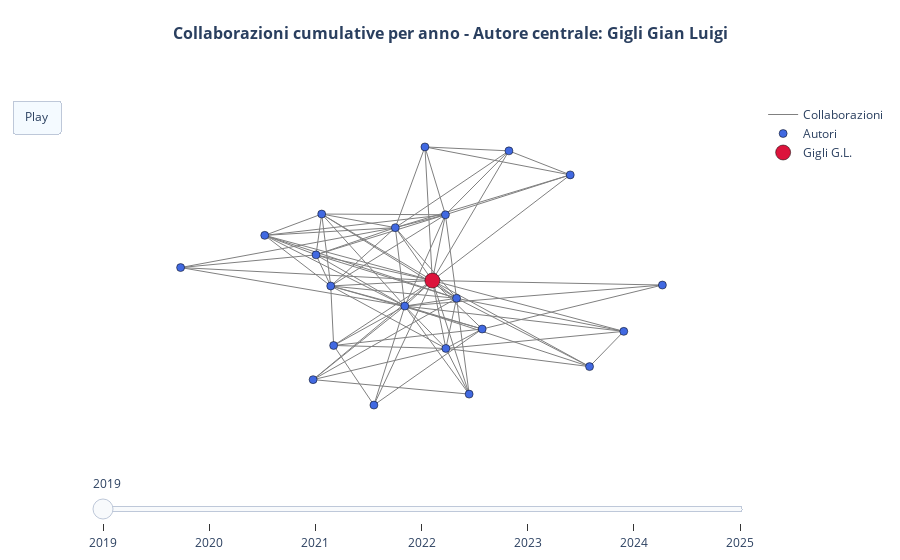

The cell this chart's notebook holds for it:
### Markdown cell above
### 4) Secondo grafo: collaborazioni cumulative
Visualizzazione dinamica delle collaborazioni cumulative per anno, con focus sull’autore globalmente più centrale in termini di grado.

### Code cell
for anno, G in grafi_per_anno.items():
    mapping = {
        n: re.sub(r"\s*\([^)]*\)", "", n).replace(",", "").strip() #togliere id e virgole
        for n in G.nodes()
    }
    nx.relabel_nodes(G, mapping, copy=False)

G_totale = nx.compose_all(grafi_per_anno.values())
central_author = max(G_totale.degree, key=lambda x: x[1])[0]
#print("Autore centrale globale:", central_author)

#grafi cumulativi
grafi_cumulativi = {}
G_cumulativo = nx.Graph()

for anno in sorted(grafi_per_anno.keys()):
    G_cumulativo = nx.compose(G_cumulativo, grafi_per_anno[anno])
    grafi_cumulativi[anno] = G_cumulativo.copy()

#layout per anno
pos_per_anno = {}
for anno, G in grafi_cumulativi.items():
    if central_author not in G:
        continue

    nodes_connected = nx.node_connected_component(G, central_author)
    G_sub = G.subgraph(nodes_connected).copy()

    initial_pos = {central_author: (0, 0)}

    pos = nx.spring_layout(
        G_sub,
        seed=42,
        pos=initial_pos,
        fixed=[central_author],
        k=0.5,
        iterations=200
    )

    xs = [x for x, y in pos.values()]
    ys = [y for x, y in pos.values()]
    min_x, max_x = min(xs), max(xs)
    min_y, max_y = min(ys), max(ys)
    for node in pos:
        x, y = pos[node]
        norm_x = -1.1 + 2.2 * (x - min_x) / (max_x - min_x) if max_x > min_x else 0
        norm_y = -1.1 + 2.2 * (y - min_y) / (max_y - min_y) if max_y > min_y else 0
        pos[node] = (norm_x, norm_y)

    pos_per_anno[anno] = pos
    grafi_cumulativi[anno] = G_sub  

def plot_graph_plotly(G, pos, central_node):
    edge_x, edge_y = [], []

    for u, v in G.edges():
        x0, y0 = pos[u]
        x1, y1 = pos[v]
        edge_x += [x0, x1, None]
        edge_y += [y0, y1, None]

    edge_trace = go.Scatter(
        x=edge_x,
        y=edge_y,
        mode="lines",
        line=dict(width=1, color="gray"),
        hoverinfo="none",
        name="Collaborazioni",
        showlegend=True
    )

    node_x, node_y, texts, colors, sizes = [], [], [], [], []

    for node in G.nodes():
        if node == central_node:
            continue
        x, y = pos[node]
        deg = G.degree(node)
        node_x.append(x)
        node_y.append(y)
        texts.append(f"{node}<br>Collaborazioni: {deg}")
        colors.append("royalblue")
        sizes.append(8)

    node_trace = go.Scatter(
        x=node_x,
        y=node_y,
        mode="markers",
        hoverinfo="text",
        text=texts,
        marker=dict(
            size=sizes,
            color=colors,
            line=dict(width=0.5, color="black"),
            opacity=1.0
        ),
        name="Autori"
    )

    x_c, y_c = pos[central_node]
    node_central_trace = go.Scatter(
        x=[x_c],
        y=[y_c],
        mode="markers",
        hoverinfo="text",
        text=[f"{central_node}<br>Collaborazioni: {G.degree(central_node)}"],
        marker=dict(
            size=15,
            color="crimson",
            line=dict(width=0.5, color="black"),
            opacity=1.0
        ),
        name="Gigli G.L."
    )

    return edge_trace, node_trace, node_central_trace

#frames per anno
frames = []
for anno in sorted(grafi_cumulativi.keys()):
    G = grafi_cumulativi[anno]
    if anno not in pos_per_anno: 
        continue
    pos = pos_per_anno[anno]
    edge, nodes, central = plot_graph_plotly(G, pos, central_author)
    frames.append(
        go.Frame(
            data=[edge, nodes, central],
            name=str(anno),
            layout=go.Layout(
                title=f"Collaborazioni cumulative fino al {anno}<br>Autore centrale: {central_author}"
            )
        )
    )

fig = go.Figure(
    data=frames[0].data,
    frames=frames,
    layout=go.Layout(
        title=dict(
            text=f"<b>Collaborazioni cumulative per anno - Autore centrale: {central_author}</b>",
            x=0.5,      # centra il titolo
            y=0.95,     # in alto
            xanchor='center',
            yanchor='top',
            font=dict(size=16)
        ),
        paper_bgcolor="white",
        plot_bgcolor="white",
        xaxis=dict(visible=False, range=[-1.5,1.5]),
        yaxis=dict(visible=False, range=[-1.5,1.5]),
        updatemenus=[{
            "type": "buttons",
            "buttons": [{
                "label": "Play",
                "method": "animate",
                "args": [None, {
                    "frame": {"duration":2000, "redraw":True},
                    "transition":{"duration":500},
                    "fromcurrent":True
                }]
            }]
        }],
        sliders=[{
            "steps": [{"method":"animate", "args":[[f.name]], "label":f.name} for f in frames]
        }]
    )
)

fig.show()

### Figure 1 — Plotly figure (JSON) as saved in the notebook; plotly's stock layout.template omitted (floating-point values rounded to 4 significant figures; data arrays with more than 128 entries replaced by an {"elided": "..."} marker saying what was removed)
{"data": [{"hoverinfo": "none", "line": {"color": "gray", "width": 1}, "mode": "lines", "name": "Collaborazioni", "showlegend": true, "type": "scatter", "x": {"elided": "270 float values"}, "y": {"elided": "270 float values"}}, {"hoverinfo": "text", "marker": {"color": ["royalblue", "royalblue", "royalblue", "royalblue", "royalblue", "royalblue", "royalblue", "royalblue", "royalblue", "royalblue", "royalblue", "royalblue", "royalblue", "royalblue", "royalblue", "royalblue", "royalblue", "royalblue", "royalblue", "royalblue", "royalblue"], "line": {"color": "black", "width": 0.5}, "opacity": 1, "size": [8, 8, 8, 8, 8, 8, 8, 8, 8, 8, 8, 8, 8, 8, 8, 8, 8, 8, 8, 8, 8]}, "mode": "markers", "name": "Autori", "text": ["Bax Francesco<br>Collaborazioni: 5", "Nilo Annacarmen<br>Collaborazioni: 6", "Valente Mariarosaria<br>Collaborazioni: 18", "Bernardini Andrea<br>Collaborazioni: 11", "Corazza Elisa<br>Collaborazioni: 13", "Cargnelutti Daniela<br>Collaborazioni: 5", "Fabris Martina<br>Collaborazioni: 8", "Pellitteri Gaia<br>Collaborazioni: 3", "de Biase Stefano<br>Collaborazioni: 7", "Lorenzut Simone<br>Collaborazioni: 5", "Serafini Anna<br>Collaborazioni: 5", "André-Obadia Nathalie<br>Collaborazioni: 5", "Bastien Joubert<br>Collaborazioni: 5", "Romano Giorgia<br>Collaborazioni: 4", "Vogrig Alberto<br>Collaborazioni: 12", "Honnorat Jérǒme<br>Collaborazioni: 11", "Marini Alessandro<br>Collaborazioni: 9", "Merlino Giovanni<br>Collaborazioni: 10", "Rheims Sylvain<br>Collaborazioni: 5", "Smeralda Carmelo Luca<br>Collaborazioni: 4", "Segatti Samantha<br>Collaborazioni: 8"], "type": "scatter", "x": [0.2175, -0.4011, -0.0762, -0.4144, 0.1601, 0.9236, -0.7158, 1.1, 0.2771, 0.7674, -0.495, 0.3992, 0.01565, -0.2172, -0.1195, 0.1094, -0.4816, 0.1113, 0.6792, -1.1, -0.4557], "y": [-1.007, -0.5922, -0.2563, -0.08495, -0.1902, -0.4718, 0.3463, -0.07708, -0.452, -0.7721, -0.8833, 1.066, 1.1, -1.1, 0.4121, 0.5219, 0.1801, -0.6175, 0.8617, 0.07192, 0.5279]}, {"hoverinfo": "text", "marker": {"color": "crimson", "line": {"color": "black", "width": 0.5}, "opacity": 1, "size": 15}, "mode": "markers", "name": "Gigli G.L.", "text": ["Gigli Gian Luigi<br>Collaborazioni: 21"], "type": "scatter", "x": [0.04952], "y": [-0.03875]}], "layout": {"paper_bgcolor": "white", "plot_bgcolor": "white", "sliders": [{"steps": [{"args": [["2019"]], "label": "2019", "method": "animate"}, {"args": [["2020"]], "label": "2020", "method": "animate"}, {"args": [["2021"]], "label": "2021", "method": "animate"}, {"args": [["2022"]], "label": "2022", "method": "animate"}, {"args": [["2023"]], "label": "2023", "method": "animate"}, {"args": [["2024"]], "label": "2024", "method": "animate"}, {"args": [["2025"]], "label": "2025", "method": "animate"}]}], "title": {"font": {"size": 16}, "text": "<b>Collaborazioni cumulative per anno - Autore centrale: Gigli Gian Luigi</b>", "x": 0.5, "xanchor": "center", "y": 0.95, "yanchor": "top"}, "updatemenus": [{"buttons": [{"args": [null, {"frame": {"duration": 2000, "redraw": true}, "fromcurrent": true, "transition": {"duration": 500}}], "label": "Play", "method": "animate"}], "type": "buttons"}], "xaxis": {"range": [-1.5, 1.5], "visible": false}, "yaxis": {"range": [-1.5, 1.5], "visible": false}}}
